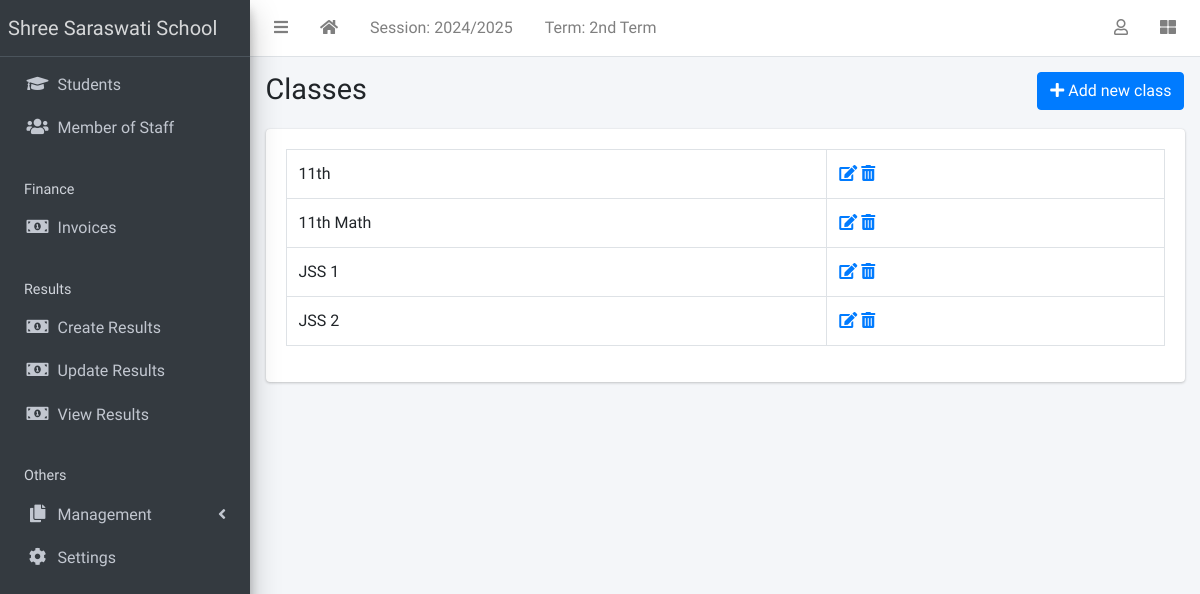
/class/list/ (signed in), run on an earlier commit of the app's database.
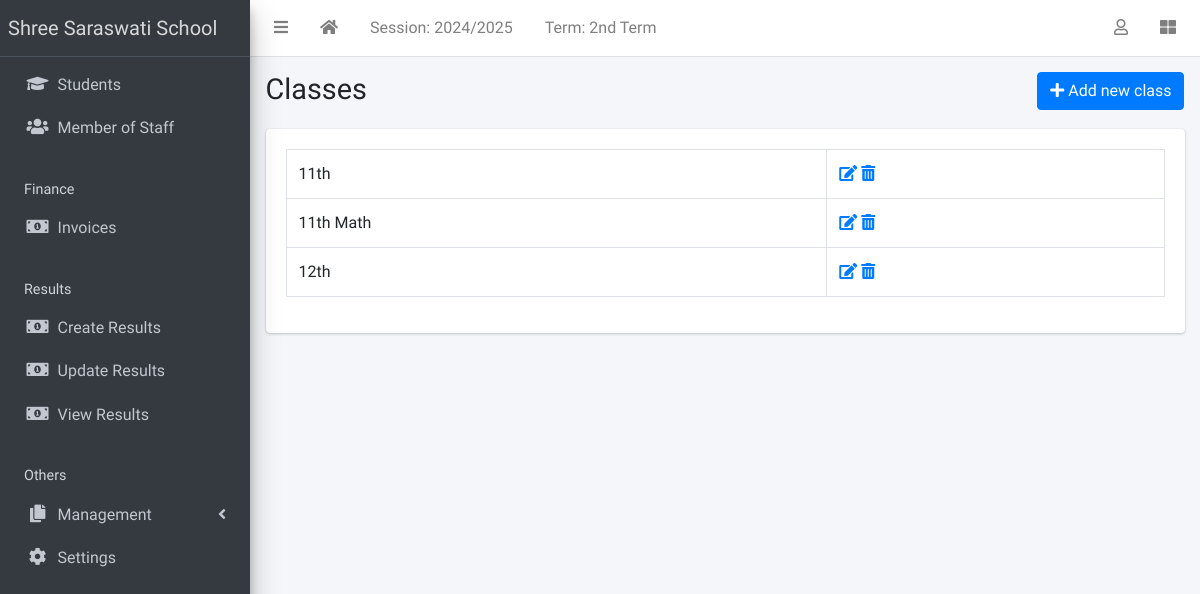
And on a later commit of the database.
### apps/corecode/models.py (models this page shows)
class StudentClass(models.Model):
    name = models.CharField(max_length=200, unique=True)
    class Meta:
        verbose_name = "Class"
        verbose_name_plural = "Classes"
        ordering = ["name"]
    def __str__(self):
        return self.name

### apps/corecode/views.py (the view)
# urls.py: path("class/list/", ClassListView.as_view(), name="classes"),
class ClassListView(LoginRequiredMixin, SuccessMessageMixin, ListView):
    model = StudentClass
    template_name = "corecode/class_list.html"
    def get_context_data(self, **kwargs):
        context = super().get_context_data(**kwargs)
        context["form"] = StudentClassForm()
        return context

### apps/corecode/context_processors.py (called while the page is built)
def site_defaults(request):
    current_session = AcademicSession.objects.get(current=True)
    current_term = AcademicTerm.objects.get(current=True)
    vals = SiteConfig.objects.all()
    contexts = {
        "current_session": current_session.name,
        "current_term": current_term.name,
    }
    for val in vals:
        contexts[val.key] = val.value
    return contexts

### apps/corecode/templates/corecode/class_list.html (shortened to what this page needs)
{% extends 'base.html' %}
{% load widget_tweaks %}
{% block title %}
Classes
{% endblock title %}
{% block breadcrumb %}
  <a class="btn btn-primary" href="#" data-toggle="modal" data-target="#modal1">
    <i class="fa fa-plus"></i>
    Add new class
  </a>
{% endblock breadcrumb %}
{% block content %}
  <div class="row">
    <div class="col-sm-12">
        <table class="table table-bordered">
          <tbody>
            {% for object in object_list %}
            <tr>
              <td>{{ object }}</td>
              <td><a href="{% url 'class-update' object.id %}"><i
                    class="fa fa-edit"></i></a> <a
                  href="{% url 'class-delete' object.id %}"><i
                    class="fa fa-trash-alt"></i></a></td>
            </tr>
            {% endfor %}
          </tbody>
        </table>
    </div>
  </div>
{% endblock content %}

What changed in the data, as far as the page shows it:
removed StudentClass: name "JSS 1"
removed StudentClass: name "JSS 2"
added StudentClass: name "12th"
